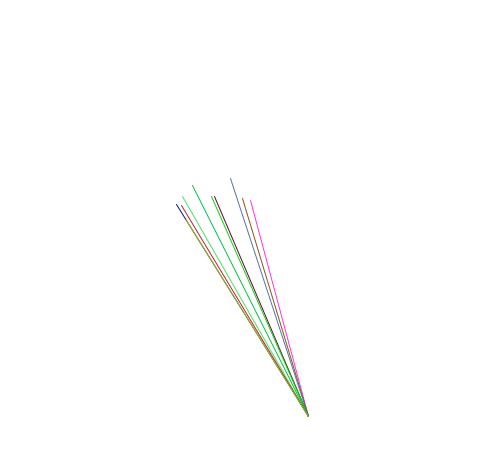
Frame 1 (no input)
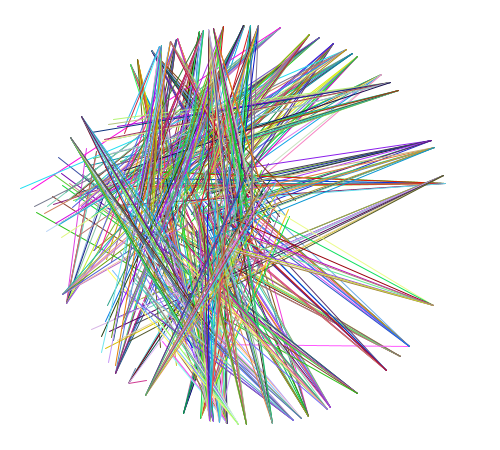
Frame 60 (the mouse pressed at the canvas centre just before this capture)
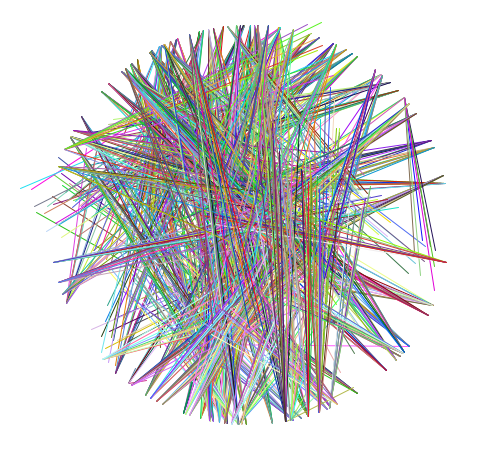
Frame 120 (the mouse held since frame 60 and released just before this capture)

The Processing sketch that drew these frames (run headless with seeded random() and noise(); from frame 60 on, the mouse is pressed at the canvas centre):

// Processing sketch: processing_48787
// ── processing_48787.pde

void setup(){
size(500, 450);
background(255);
}
 
float r,g,b,x1 = 250, y1 = 200, x2,y2,d,t;
 
void pos(){
  x2 = 250 + random(-200,200);
  d = round(random(1,2));
  if(d == 1){
  y2 = 225+sqrt(-sq(x2)+500*x2-22500);
  } else {
  y2 = 225-sqrt(-sq(x2)+500*x2-22500);
  }
}
 
void reset(){
  x1 = random(240,260);
  y1 = random(190,210);
}
 
void draw(){
  pos();
  
  for (int i = 0; i < 10; i++){
    r = random(255);
    g = random(255);
    b = random(255);
    

    if(y1 > y2 && y2 > 225 || x1 < 5 || x1 > 495 || y1 < 5 || y1 > 225+sqrt(-sq(x1)+500*x1-22500)){
      reset();
      }
      
    if (y1 > 250 && y2 > 225){
      r += 50;
      g += 50;
      b += 50;
    }
    
    stroke(r,g,b);
    line(x2, y2, x1, y1);
    smooth();
    x1 += random(-20,20);
    y1 += random(-20,20);
  }
}               
